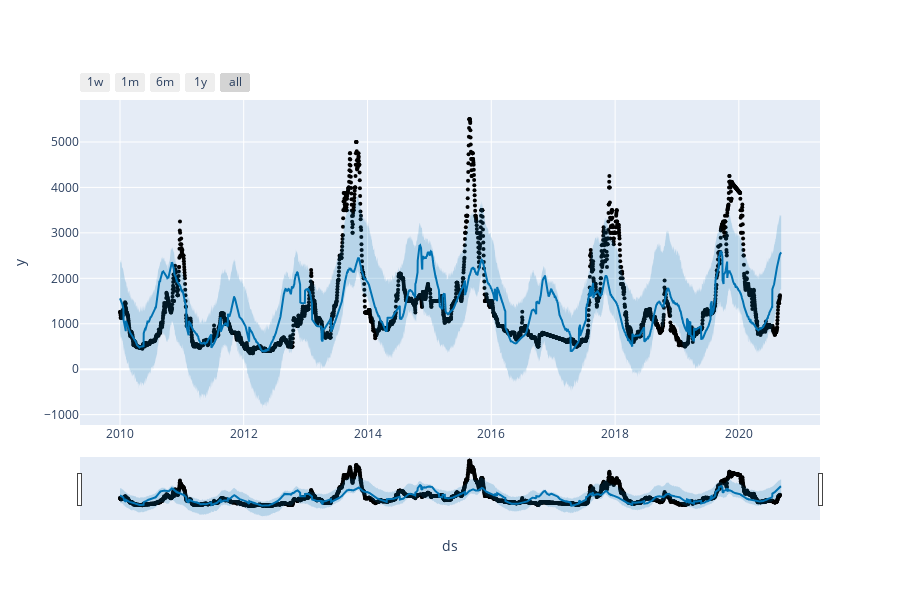

Write notebook code for a chart like this one.
### Code cell
plot_plotly(m, f2)

### Figure 1 — Plotly figure (JSON) as saved in the notebook; plotly's stock layout.template omitted (floating-point values rounded to 4 significant figures; data arrays with more than 128 entries replaced by an {"elided": "..."} marker saying what was removed)
{"data": [{"marker": {"color": "black", "size": 4}, "mode": "markers", "name": "Actual", "type": "scatter", "x": {"elided": "3896 str values"}, "y": {"elided": "3896 float values"}}, {"hoverinfo": "skip", "line": {"width": 0}, "mode": "lines", "type": "scatter", "x": {"elided": "3903 str values"}, "y": {"elided": "3903 float values"}}, {"fill": "tonexty", "fillcolor": "rgba(0, 114, 178, 0.2)", "line": {"color": "#0072B2", "width": 2}, "mode": "lines", "name": "Predicted", "type": "scatter", "x": {"elided": "3903 str values"}, "y": {"elided": "3903 float values"}}, {"fill": "tonexty", "fillcolor": "rgba(0, 114, 178, 0.2)", "hoverinfo": "skip", "line": {"width": 0}, "mode": "lines", "type": "scatter", "x": {"elided": "3903 str values"}, "y": {"elided": "3903 float values"}}], "layout": {"height": 600, "showlegend": false, "width": 900, "xaxis": {"rangeselector": {"buttons": [{"count": 7, "label": "1w", "step": "day", "stepmode": "backward"}, {"count": 1, "label": "1m", "step": "month", "stepmode": "backward"}, {"count": 6, "label": "6m", "step": "month", "stepmode": "backward"}, {"count": 1, "label": "1y", "step": "year", "stepmode": "backward"}, {"step": "all"}]}, "rangeslider": {"visible": true}, "title": {"text": "ds"}, "type": "date"}, "yaxis": {"title": {"text": "y"}}}}
